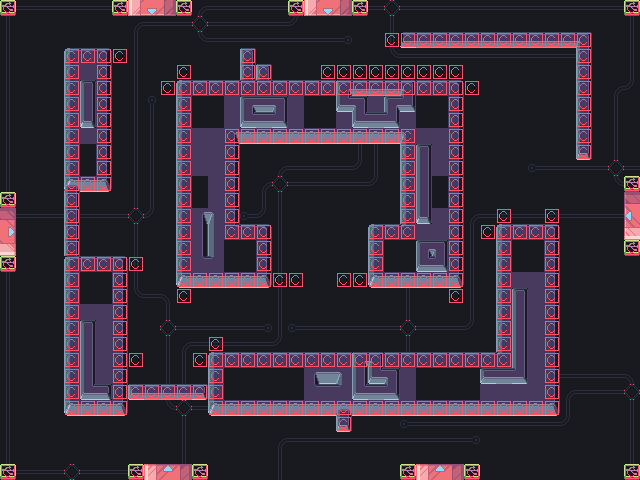

A level layout from a 2D game, rendered from its tile map. Below: a short description, then the map file with tile-grid data replaced by summaries:
An orthogonal 40x30 tile map with 16x16 px tiles, 4 tile layers (base, above1, above2, collide).

<map version="1.5" tiledversion="1.5.0" orientation="orthogonal" renderorder="right-down" width="40" height="30" tilewidth="16" tileheight="16" infinite="0" nextlayerid="5" nextobjectid="1">
 <editorsettings>
  <export target="level1.json" format="json" />
 </editorsettings>
 <tileset firstgid="1" source="level1_tiles.tsx" />
 <layer id="1" name="base" width="40" height="30">
  <data>[1200 cells, 1200 non-empty, 27 distinct tile ids]</data>
 </layer>
 <layer id="2" name="above1" width="40" height="30">
  <data>[1200 cells, 139 non-empty, 22 distinct tile ids]</data>
 </layer>
 <layer id="3" name="above2" width="40" height="30">
  <data>[1200 cells, 18 non-empty, 12 distinct tile ids]</data>
 </layer>
 <layer id="4" name="collide" width="40" height="30">
  <data>[1200 cells, 319 non-empty, 2 distinct tile ids]</data>
 </layer>
</map>